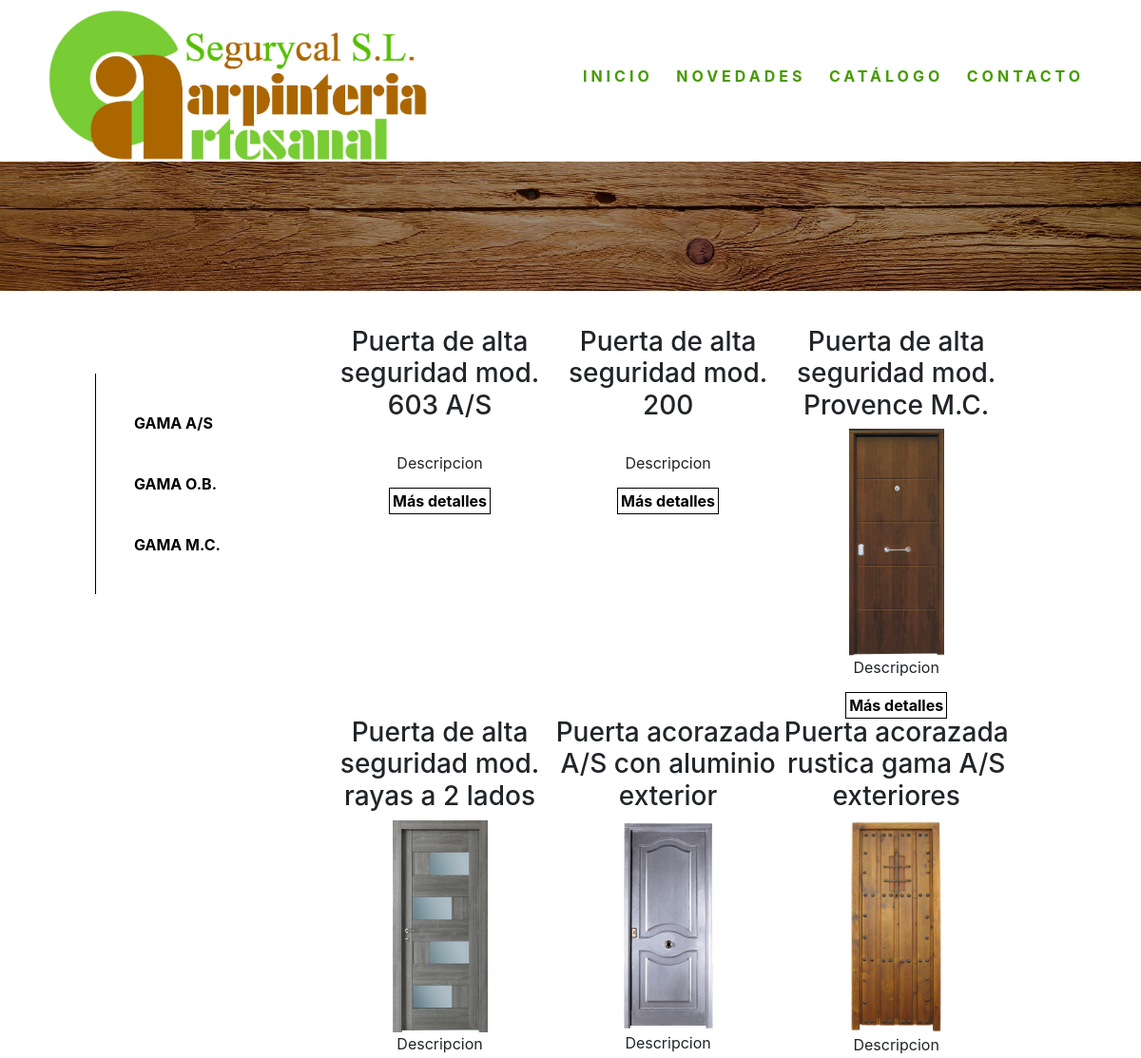
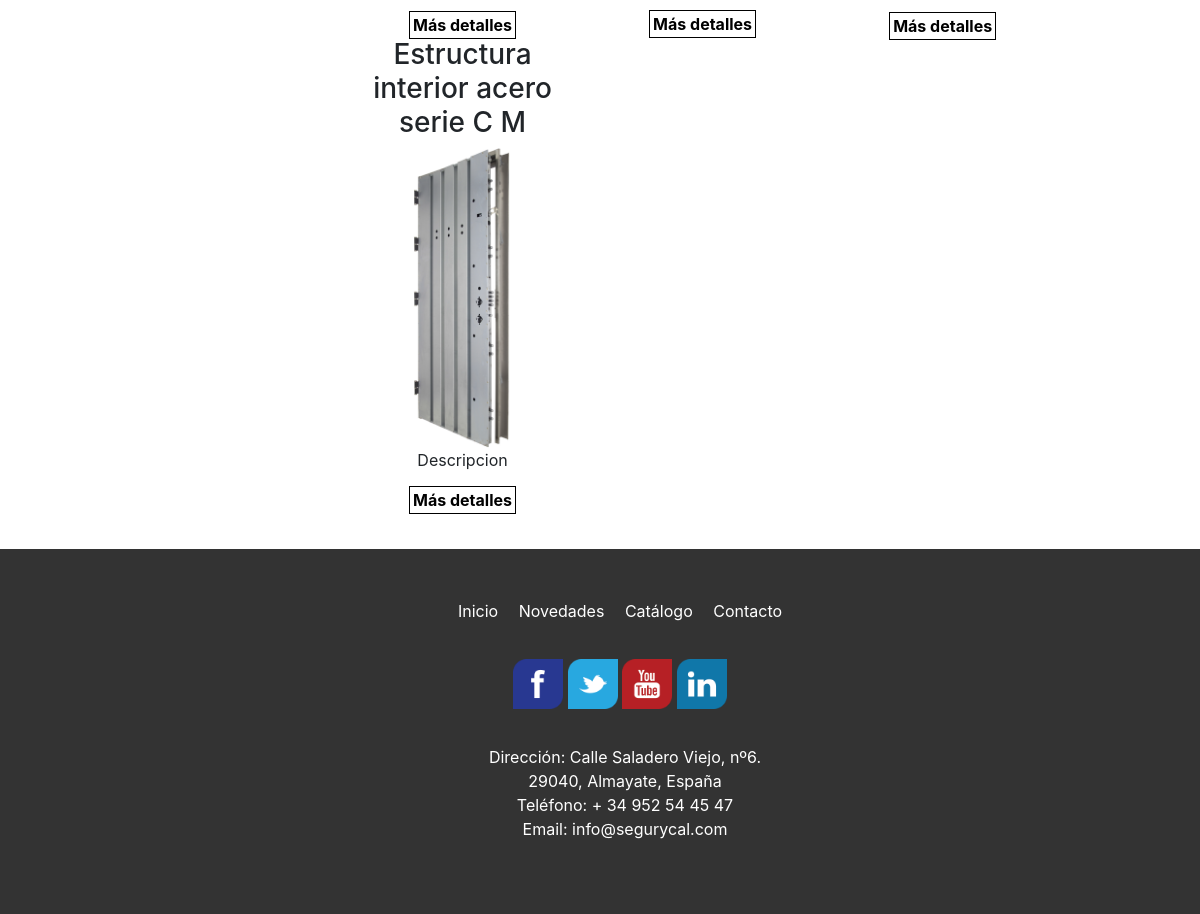
Page /catalogo/index.php on the committed database (2 pictures, top to bottom).
### tables this page shows
CREATE TABLE IF NOT EXISTS `categorias` (
  `id` int(11) NOT NULL AUTO_INCREMENT,
  `nombre` varchar(255) NOT NULL,
  `fotografia` varchar(255) DEFAULT NULL,
  PRIMARY KEY (`id`)
);

CREATE TABLE IF NOT EXISTS `productos` (
  `id` int(11) NOT NULL AUTO_INCREMENT,
  `nombre` varchar(255) NOT NULL,
  `precio` float DEFAULT '0',
  `descripcion` text NOT NULL,
  `fotografia` varchar(255) DEFAULT NULL,
  `fkidcategoria` int(11) DEFAULT NULL,
  PRIMARY KEY (`id`),
  KEY `fkidcategoria_idx` (`fkidcategoria`)
);

### catalogo/index.php (called while the page is built, shortened)
<?php
include("../startApp.php");
$sql = "SELECT * FROM categorias";
$resultado_categorias = mysqli_query($conexion,$sql);
$id_categoria = (isset($_GET["id"]))? $_GET["id"] : "";
if ($id_categoria!="") {
    $sql_productos = "SELECT * FROM productos where fkidcategoria=" . $id_categoria;
} else {
    $sql_productos = "SELECT * FROM productos";
}
$resultado_productos = mysqli_query($conexion, $sql_productos);
include ('../templates/main.php');
?>

### startApp.php (called while the page is built, shortened)
<?php
$root = "/proyecto_jorgeruiz/";
$carpeta_fotos = $root . "images/fotos_tienda/";

### templates/catalogo.php (the view)
<div class="container-fluid row">
    <div id="categorias" style="float: left; display:inline-block;width:25%;margin-top: 50px;">
       <ul class="test">
           <?php
           while($categoria = mysqli_fetch_assoc($resultado_categorias)) {
               echo "<li class='lista'><a  href='$root" . "catalogo/?id=" . $categoria["id"] . "'>{$categoria["nombre"]}</a></li>";
            } ?>
       </ul>
    </div>
    <div id="productos" style="float: right; display:inline-block; width:75%">
       <?php
           while($producto = mysqli_fetch_assoc($resultado_productos)) {
       ?>
       <div class="ficha-producto" style="float:left;width: 33%;min-height: 238px;text-align: center">
           <h3><?php echo $producto["nombre"]?></h3>
           <img src="<?php echo $carpeta_fotos . $producto["fotografia"]?>" alt="" width="100px">
           <p>Descripcion</p>
           <a href="<?php echo $root?>producto/?id=<?php echo $producto ["id"]?>"> Más detalles</a>
       </div>
       <?php } ?>
    </div>
</div>

### templates/main.php
<!DOCTYPE html>
<html>
    <?php include("head.php");?>
    <body>
        <?php include("header-no-video.php");?>
        <main>
            <?php include ($template_seccion) ?>
        </main>
        <?php include("footer.php");?>
    </body>
</html>

### templates/head.php (shortened to what this page needs)
<head>
   <link href="<?php echo $root ?>css/main.css" rel="stylesheet" type="text/css">
   <link href="<?php echo $root ?>css/bootstrap.min.css" rel="stylesheet" type="text/css">
   <link href="<?php echo $root ?>css/animate.min.css" rel="stylesheet" type="text/css">
</head>

### templates/header-no-video.php (shortened to what this page needs)
<header class="second">
    <div id="brand">
        <img src="<?php echo $root?>images/logo.png">
    </div>
    <div id="menu">
        <ul>
            <li><a href="<?php echo $root?>">Inicio</a>
            </li>
            <li><a href="<?php echo $root?>novedades/">Novedades</a>
            </li>
            <li><a href="<?php echo $root?>catalogo/">Catálogo</a>
            </li>
            <li><a href="<?php echo $root?>contacto/">Contacto</a>
            </li>
        </ul>
    </div>
    <div id="contenedor-imagen">
        <div class="capa-filtro"></div>
    </div>
</header>

### templates/footer.php
<footer>
    <div class="menu">
       <ul>
           <li><a href="<?php echo $root?>">Inicio</a>
           </li>
           <li><a href="<?php echo $root?>novedades/">Novedades</a>
           </li>
           <li><a href="<?php echo $root?>catalogo/">Catálogo</a>
           </li>
           <li><a href="<?php echo $root?>contacto/">Contacto</a>
           </li>
       </ul>
    </div>
    <div class="social">
        <ul>
            <div class="block2">
           <a href="https://www.facebook.com/" target="_blank"><img src="<?php echo $root?>images/facebook1.png" alt="facebook logo" class="social"></a>
           <a href="https://www.twitter.com" target="_blank"><img src="<?php echo $root?>images/twitter4.png" alt="twitter logo" class="social"></a>
           <a href="https://www.youtube.com" target="_blank"><img src="<?php echo $root?>images/youtube5.png" alt="youtube logo" class="social"></a>
           <a href="https://www.linkedin2.com" target="_blank"><img src="<?php echo $root?>images/linkedin2.png" alt="linkedin logo" class="social"></a>
       </div>
        </ul>
    </div>
    <div class="contacto">
        <p>
            Dirección: Calle Saladero Viejo, nº6.<br>29040, Almayate, España<br>
            Teléfono: + 34 952 54 45 47<br>
            Email: info@segurycal.com
        </p>
    </div>
</footer>

### css/main.css (style rules this page uses)
body,html { padding:0 0; margin:0 0; font-family: Arial; }
header.second #contenedor-imagen { position: relative; height: 17vh; overflow: hidden; top:0; left: 0; width: 100%; background-image: url("../images/maderas.jpg"); background-repeat: no-repeat; background-size: cover; padding:50px 0 50px 0; }
header.second { position: relative; }
header.second #brand { position: relative; float:left; margin-top:10px; margin-left:50px; color:red; }
header.second #brand img { width: 400px; }
header.second #menu { position: relative; float:right; margin:50px; }
header.second #menu ul { list-style-type: none; margin:18px 0 0 0; }
header.second #menu ul li { display: inline; }
header.second #menu ul li a { padding: 10px; text-transform: uppercase; text-decoration: none; font-weight: bold; color:#469b03; letter-spacing: 4px; }
header.second #contenedor-imagen .capa-filtro { background-color: rgba(0,0,0,0.4); height: 100%; width: 100%; position:absolute; top:0; left: 0; }
main { width: 1000px; max-width: 1000px; margin:0 auto; }
footer { clear: both; background-color: #333; overflow: auto; padding-top:50px; padding-bottom: 50px; }
footer ul { list-style: none; }
footer div { text-align: center; padding-bottom: 20px; }
footer div.contacto { text-align: center; padding-bottom: 20px; padding-left: 50px; }
footer div.menu li { display: inline; }
footer .menu ul li a, footer .contacto p { color:#fff; }
footer .menu ul li a { text-decoration: none; }
footer .menu ul li { padding:8px; }
#categorias ul li a { color: black; font-weight: bold; }
.ficha-producto a { color: black; font-weight: bold; border: 1px solid black; padding: 3px }
.social { width: 50px; display: inline; margin: 0 auto; }
.test { list-style: none; padding: 20px; border-left: 1px solid black; }
.lista { padding: 20px; }

### rows in the picture
categorias: nombre "GAMA A/S"
categorias: nombre "GAMA O.B."
categorias: nombre "GAMA M.C."
productos: nombre "Puerta de alta seguridad mod. 603 A/S"
productos: nombre "Puerta de alta seguridad mod. 200"
productos: nombre "Puerta de alta seguridad mod. Provence M.C.", fotografia (picture)
productos: nombre "Puerta de alta seguridad mod. rayas a 2 lados", fotografia (picture)
productos: nombre "Puerta acorazada A/S con aluminio exterior", fotografia (picture)
productos: nombre "Puerta acorazada rustica gama A/S exteriores", fotografia (picture)
productos: nombre "Estructura interior acero serie C M", fotografia (picture)
